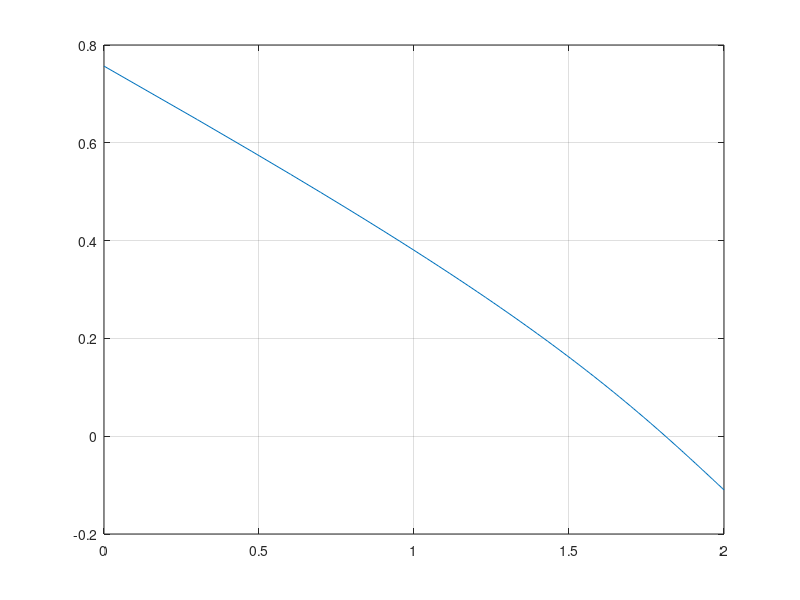
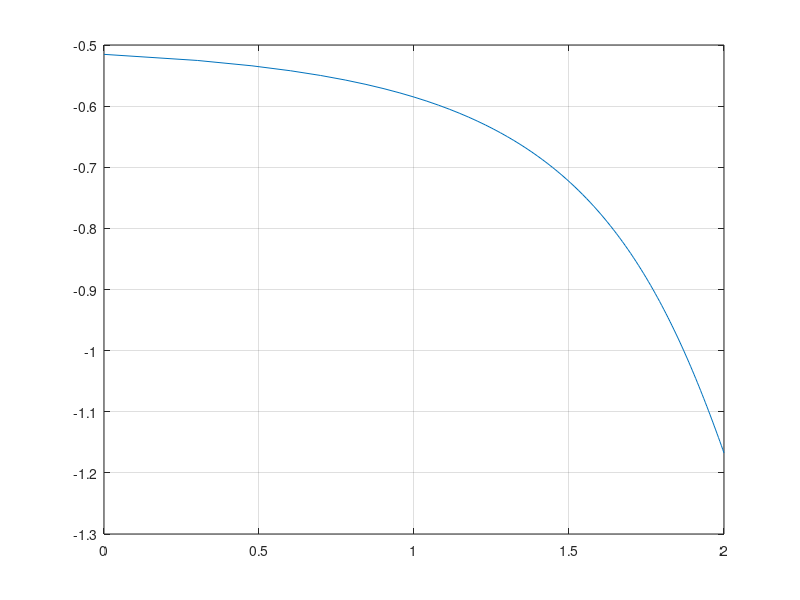
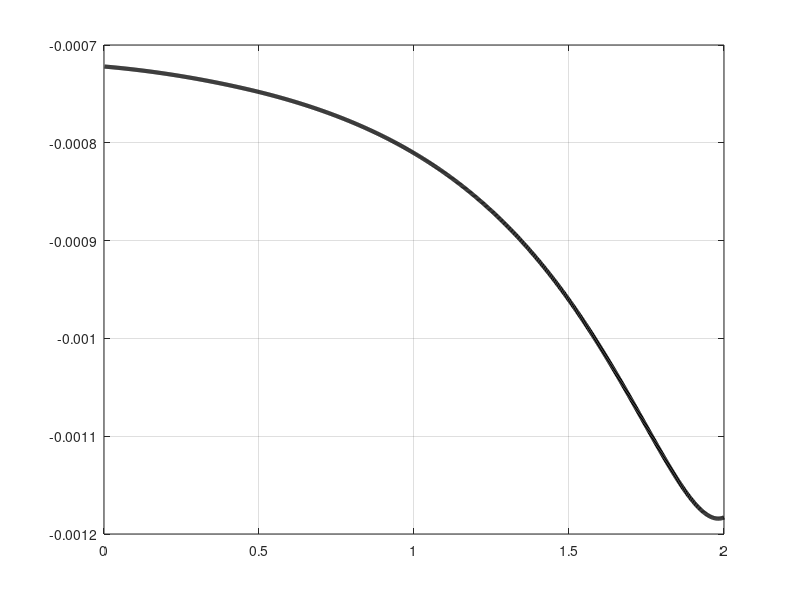

These figures' MATLAB source, in order:
clc
clear

cp = 1.456e4; 
Ti = 300; 
p_i = 1e7; 
ep = 0.3; 
v = 0.7; 
Q = 4e10; 
gm = 1.409 ; 
l = 0.01 ; 
Dp = 0.5e-3;
R = 4124;
mu0 = 0.87e-5;

%q = 5 ; 

Re = linspace(1,100,100); 

for i = 1:numel (Re)

qq(i) = Dp.*Q.*l./(cp.*Ti.*mu0.*Re(i));

q = qq(i);
%q = 10;
    
M = (gm-1)./gm .* Q.*l./(p_i.*q.*sqrt(gm.*R.*Ti)) ; 
%M = (gm-1)./gm .* Q.*l./(1.*q.*sqrt(gm.*R.*Ti)) ; 

b1 = 150.*(1-ep).^2./ep.^3 .*1./Dp .*gm.*M.^2./Re(i); 
b2 = 1.75.*(1-ep)./ep.^3.*1./Dp .*gm.*M.^2;

x = 1 ; 

A = 2.*b1.*Re(i)./((v+2).*q).* ((1+q.*x).^(v+2) -1 );
%q = Dp.*Q.*l./(cp.*Ti.*mu0.*Re(i));

po(i) = 1 - 2.*b1./((v+2).*q).*((1+q.*x).^(v+2) -1 ) -b2./q .*((1+q.*x).^(2) -1) ; %p^2
P(i) = sqrt(- po(i));


rat(i) = A./(2.*Re(i).*po(i));
%P(i) = sqrt(-po(i));
end 

figure(1)
hold on;grid on;box on;
plot(log10(Re),log10(P))

b = polyfit(log10(Re),log10(P), 1);
sl = b(1);

figure(2)
hold on;grid on;box on;
plot(log10(Re),rat)

figure(3)
hold on;grid on;box on;
%plot(log10(Re),log10(P))

samplingRateIncrease = 10;
newXSamplePoints = linspace(0,log10(100), numel(Re) * samplingRateIncrease);
smoothedY = spline(log10(Re), log10((P)), newXSamplePoints);

%plot(newXSamplePoints, smoothedY, '-ob');

slopes = [0, diff(smoothedY)];
plot(newXSamplePoints(2:end), slopes(2:end), 'k-', 'LineWidth', 3);



%%
% 
% Re = linspace(1,100,100); 
% 
% for i = 1:numel (Re)
% 
% q = Dp.*Q.*l./(cp.*Ti.*mu0.*Re(i));
% 
% q = 5
%     
% %M = (gm-1)./gm .* Q.*l./(p_i.*q.*sqrt(gm.*R.*Ti)) ; 
% 
% b1 = 150.*(1-ep).^2./ep.^3 .*1./Dp.^3 .*((gm-1)./gm).^2 .*cp.^2.*Ti.*mu0.^2./(p_i.^2.*R) ; 
% b2 = 1.75.*(1-ep)./ep.^3.*1./Dp.^3 .*((gm-1)./gm).^2 .*cp.^2.*Ti.*mu0.^2./(p_i.^2.*R) ;
% 
% x = 1 ; 
% 
% %A = 2.*b1.*Re(i)./((v+2).*q).* ((1+q.*x).^(v+2) -1 );
% %q = Dp.*Q.*l./(cp.*Ti.*mu0.*Re(i));
% 
% po(i) = 1 - 2.*b1./((v+2).*q).*((1+q.*x).^(v+2) -1 ).*Re(i) -b2./q .*((1+q.*x).^(2) -1).*Re(i).^2 ; 
% P(i) = sqrt(- po(i));
% 
% rat(i) = (- 2.*b1./((v+2).*q).*((1+q.*x).^(v+2) -1 ).*Re(i) -b2./q .*((1+q.*x).^(2) -1).*Re(i).^2 )./(2.*po(i));
% %rat(i) = A./(2.*Re(i).*po(i));
% %P(i) = sqrt(-po(i));
% end 